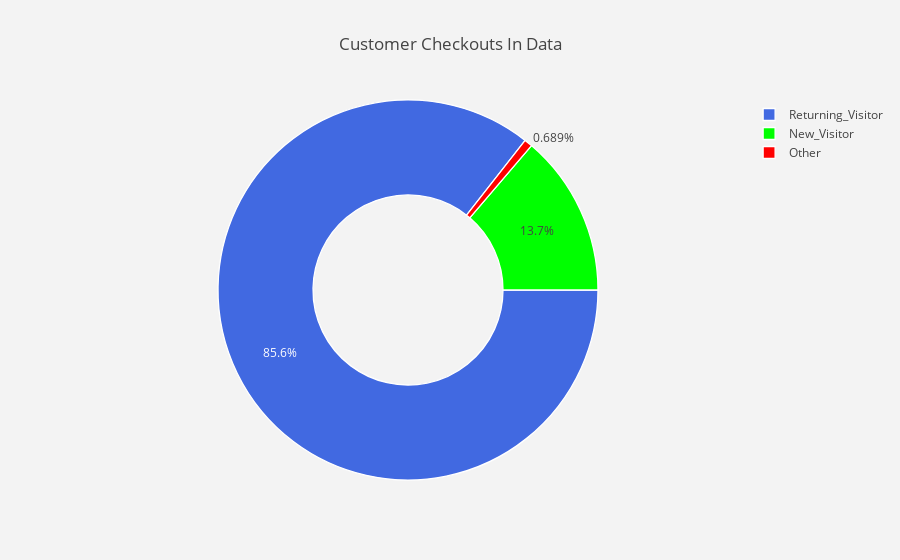

Here is the notebook cell this chart was saved with:
### Code cell
#labels
lab = df["VisitorType"].value_counts().keys().tolist()
#values
val = df["VisitorType"].value_counts().values.tolist()

trace = go.Pie(labels = lab ,
               values = val ,
               marker = dict(colors =  [ 'royalblue' ,'lime','red'],
                             line = dict(color = "white",
                                         width =  1.3)
                            ),
               rotation = 90,
               hoverinfo = "label+value+text",
               hole = .5
              )
layout = go.Layout(dict(title = "Visitor Type In Data",
                        plot_bgcolor  = "rgb(243,243,243)",
                        paper_bgcolor = "rgb(243,243,243)",
                       )
                  )

data = [trace]
fig = go.Figure(data = data,layout = layout)
py.iplot(fig)

### Figure 1 — Plotly figure (JSON) as saved in the notebook; plotly's stock layout.template omitted (floating-point values rounded to 4 significant figures)
{"data": [{"hole": 0.5, "hoverinfo": "label+value+text", "labels": ["Returning_Visitor", "New_Visitor", "Other"], "marker": {"colors": ["royalblue", "lime", "red"], "line": {"color": "white", "width": 1.3}}, "rotation": 90, "type": "pie", "uid": "75dfc10a-7ff8-4d73-ac61-6e7006adb218", "values": [10551, 1694, 85]}], "layout": {"paper_bgcolor": "rgb(243,243,243)", "plot_bgcolor": "rgb(243,243,243)", "title": {"text": "Customer Checkouts In Data"}}}
